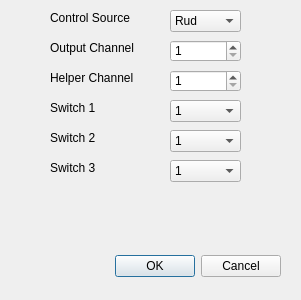
<?xml version="1.0" encoding="UTF-8"?>
<ui version="4.0">
 <class>TemplateDialog</class>
 <widget class="QDialog" name="TemplateDialog">
  <property name="geometry">
   <rect>
    <x>0</x>
    <y>0</y>
    <width>301</width>
    <height>300</height>
   </rect>
  </property>
  <property name="windowTitle">
   <string>Dialog</string>
  </property>
  <widget class="QDialogButtonBox" name="buttonBox">
   <property name="geometry">
    <rect>
     <x>110</x>
     <y>250</y>
     <width>171</width>
     <height>32</height>
    </rect>
   </property>
   <property name="orientation">
    <enum>Qt::Horizontal</enum>
   </property>
   <property name="standardButtons">
    <set>QDialogButtonBox::Cancel|QDialogButtonBox::Ok</set>
   </property>
  </widget>
  <widget class="QLabel" name="label">
   <property name="geometry">
    <rect>
     <x>50</x>
     <y>40</y>
     <width>91</width>
     <height>16</height>
    </rect>
   </property>
   <property name="text">
    <string>Output Channel</string>
   </property>
  </widget>
  <widget class="QLabel" name="label_2">
   <property name="geometry">
    <rect>
     <x>50</x>
     <y>70</y>
     <width>91</width>
     <height>16</height>
    </rect>
   </property>
   <property name="text">
    <string>Helper Channel</string>
   </property>
  </widget>
  <widget class="QLabel" name="label_3">
   <property name="geometry">
    <rect>
     <x>50</x>
     <y>10</y>
     <width>91</width>
     <height>16</height>
    </rect>
   </property>
   <property name="text">
    <string>Control Source</string>
   </property>
  </widget>
  <widget class="QLabel" name="label_4">
   <property name="geometry">
    <rect>
     <x>50</x>
     <y>100</y>
     <width>91</width>
     <height>16</height>
    </rect>
   </property>
   <property name="text">
    <string>Switch 1</string>
   </property>
  </widget>
  <widget class="QLabel" name="label_5">
   <property name="geometry">
    <rect>
     <x>50</x>
     <y>130</y>
     <width>91</width>
     <height>16</height>
    </rect>
   </property>
   <property name="text">
    <string>Switch 2</string>
   </property>
  </widget>
  <widget class="QLabel" name="label_6">
   <property name="geometry">
    <rect>
     <x>50</x>
     <y>160</y>
     <width>91</width>
     <height>16</height>
    </rect>
   </property>
   <property name="text">
    <string>Switch 3</string>
   </property>
  </widget>
  <widget class="QComboBox" name="SourceCB">
   <property name="geometry">
    <rect>
     <x>170</x>
     <y>10</y>
     <width>71</width>
     <height>22</height>
    </rect>
   </property>
   <item>
    <property name="text">
     <string>Rud</string>
    </property>
   </item>
   <item>
    <property name="text">
     <string>Ele</string>
    </property>
   </item>
   <item>
    <property name="text">
     <string>Thr</string>
    </property>
   </item>
   <item>
    <property name="text">
     <string>Ail</string>
    </property>
   </item>
  </widget>
  <widget class="QSpinBox" name="OutputSB">
   <property name="geometry">
    <rect>
     <x>170</x>
     <y>40</y>
     <width>71</width>
     <height>22</height>
    </rect>
   </property>
   <property name="minimum">
    <number>1</number>
   </property>
   <property name="maximum">
    <number>24</number>
   </property>
  </widget>
  <widget class="QSpinBox" name="HelperSB">
   <property name="geometry">
    <rect>
     <x>170</x>
     <y>70</y>
     <width>71</width>
     <height>22</height>
    </rect>
   </property>
   <property name="minimum">
    <number>1</number>
   </property>
   <property name="maximum">
    <number>24</number>
   </property>
  </widget>
  <widget class="QComboBox" name="Switch1CB">
   <property name="geometry">
    <rect>
     <x>170</x>
     <y>100</y>
     <width>71</width>
     <height>22</height>
    </rect>
   </property>
   <item>
    <property name="text">
     <string>1</string>
    </property>
   </item>
   <item>
    <property name="text">
     <string>2</string>
    </property>
   </item>
   <item>
    <property name="text">
     <string>3</string>
    </property>
   </item>
   <item>
    <property name="text">
     <string>4</string>
    </property>
   </item>
   <item>
    <property name="text">
     <string>5</string>
    </property>
   </item>
   <item>
    <property name="text">
     <string>6</string>
    </property>
   </item>
   <item>
    <property name="text">
     <string>7</string>
    </property>
   </item>
   <item>
    <property name="text">
     <string>8</string>
    </property>
   </item>
   <item>
    <property name="text">
     <string>9</string>
    </property>
   </item>
   <item>
    <property name="text">
     <string>A</string>
    </property>
   </item>
   <item>
    <property name="text">
     <string>B</string>
    </property>
   </item>
   <item>
    <property name="text">
     <string>C</string>
    </property>
   </item>
   <item>
    <property name="text">
     <string>D</string>
    </property>
   </item>
   <item>
    <property name="text">
     <string>E</string>
    </property>
   </item>
   <item>
    <property name="text">
     <string>F</string>
    </property>
   </item>
   <item>
    <property name="text">
     <string>G</string>
    </property>
   </item>
   <item>
    <property name="text">
     <string>H</string>
    </property>
   </item>
   <item>
    <property name="text">
     <string>I</string>
    </property>
   </item>
   <item>
    <property name="text">
     <string>J</string>
    </property>
   </item>
   <item>
    <property name="text">
     <string>K</string>
    </property>
   </item>
   <item>
    <property name="text">
     <string>L</string>
    </property>
   </item>
   <item>
    <property name="text">
     <string>M</string>
    </property>
   </item>
   <item>
    <property name="text">
     <string>N</string>
    </property>
   </item>
   <item>
    <property name="text">
     <string>O</string>
    </property>
   </item>
  </widget>
  <widget class="QComboBox" name="Switch2CB">
   <property name="geometry">
    <rect>
     <x>170</x>
     <y>130</y>
     <width>71</width>
     <height>22</height>
    </rect>
   </property>
   <item>
    <property name="text">
     <string>1</string>
    </property>
   </item>
   <item>
    <property name="text">
     <string>2</string>
    </property>
   </item>
   <item>
    <property name="text">
     <string>3</string>
    </property>
   </item>
   <item>
    <property name="text">
     <string>4</string>
    </property>
   </item>
   <item>
    <property name="text">
     <string>5</string>
    </property>
   </item>
   <item>
    <property name="text">
     <string>6</string>
    </property>
   </item>
   <item>
    <property name="text">
     <string>7</string>
    </property>
   </item>
   <item>
    <property name="text">
     <string>8</string>
    </property>
   </item>
   <item>
    <property name="text">
     <string>9</string>
    </property>
   </item>
   <item>
    <property name="text">
     <string>A</string>
    </property>
   </item>
   <item>
    <property name="text">
     <string>B</string>
    </property>
   </item>
   <item>
    <property name="text">
     <string>C</string>
    </property>
   </item>
   <item>
    <property name="text">
     <string>D</string>
    </property>
   </item>
   <item>
    <property name="text">
     <string>E</string>
    </property>
   </item>
   <item>
    <property name="text">
     <string>F</string>
    </property>
   </item>
   <item>
    <property name="text">
     <string>G</string>
    </property>
   </item>
   <item>
    <property name="text">
     <string>H</string>
    </property>
   </item>
   <item>
    <property name="text">
     <string>I</string>
    </property>
   </item>
   <item>
    <property name="text">
     <string>J</string>
    </property>
   </item>
   <item>
    <property name="text">
     <string>K</string>
    </property>
   </item>
   <item>
    <property name="text">
     <string>L</string>
    </property>
   </item>
   <item>
    <property name="text">
     <string>M</string>
    </property>
   </item>
   <item>
    <property name="text">
     <string>N</string>
    </property>
   </item>
   <item>
    <property name="text">
     <string>O</string>
    </property>
   </item>
  </widget>
  <widget class="QComboBox" name="Switch3CB">
   <property name="geometry">
    <rect>
     <x>170</x>
     <y>160</y>
     <width>71</width>
     <height>22</height>
    </rect>
   </property>
   <item>
    <property name="text">
     <string>1</string>
    </property>
   </item>
   <item>
    <property name="text">
     <string>2</string>
    </property>
   </item>
   <item>
    <property name="text">
     <string>3</string>
    </property>
   </item>
   <item>
    <property name="text">
     <string>4</string>
    </property>
   </item>
   <item>
    <property name="text">
     <string>5</string>
    </property>
   </item>
   <item>
    <property name="text">
     <string>6</string>
    </property>
   </item>
   <item>
    <property name="text">
     <string>7</string>
    </property>
   </item>
   <item>
    <property name="text">
     <string>8</string>
    </property>
   </item>
   <item>
    <property name="text">
     <string>9</string>
    </property>
   </item>
   <item>
    <property name="text">
     <string>A</string>
    </property>
   </item>
   <item>
    <property name="text">
     <string>B</string>
    </property>
   </item>
   <item>
    <property name="text">
     <string>C</string>
    </property>
   </item>
   <item>
    <property name="text">
     <string>D</string>
    </property>
   </item>
   <item>
    <property name="text">
     <string>E</string>
    </property>
   </item>
   <item>
    <property name="text">
     <string>F</string>
    </property>
   </item>
   <item>
    <property name="text">
     <string>G</string>
    </property>
   </item>
   <item>
    <property name="text">
     <string>H</string>
    </property>
   </item>
   <item>
    <property name="text">
     <string>I</string>
    </property>
   </item>
   <item>
    <property name="text">
     <string>J</string>
    </property>
   </item>
   <item>
    <property name="text">
     <string>K</string>
    </property>
   </item>
   <item>
    <property name="text">
     <string>L</string>
    </property>
   </item>
   <item>
    <property name="text">
     <string>M</string>
    </property>
   </item>
   <item>
    <property name="text">
     <string>N</string>
    </property>
   </item>
   <item>
    <property name="text">
     <string>O</string>
    </property>
   </item>
  </widget>
 </widget>
 <resources/>
 <connections>
  <connection>
   <sender>buttonBox</sender>
   <signal>accepted()</signal>
   <receiver>TemplateDialog</receiver>
   <slot>accept()</slot>
   <hints>
    <hint type="sourcelabel">
     <x>195</x>
     <y>265</y>
    </hint>
    <hint type="destinationlabel">
     <x>150</x>
     <y>149</y>
    </hint>
   </hints>
  </connection>
  <connection>
   <sender>buttonBox</sender>
   <signal>rejected()</signal>
   <receiver>TemplateDialog</receiver>
   <slot>reject()</slot>
   <hints>
    <hint type="sourcelabel">
     <x>195</x>
     <y>265</y>
    </hint>
    <hint type="destinationlabel">
     <x>150</x>
     <y>149</y>
    </hint>
   </hints>
  </connection>
 </connections>
</ui>
